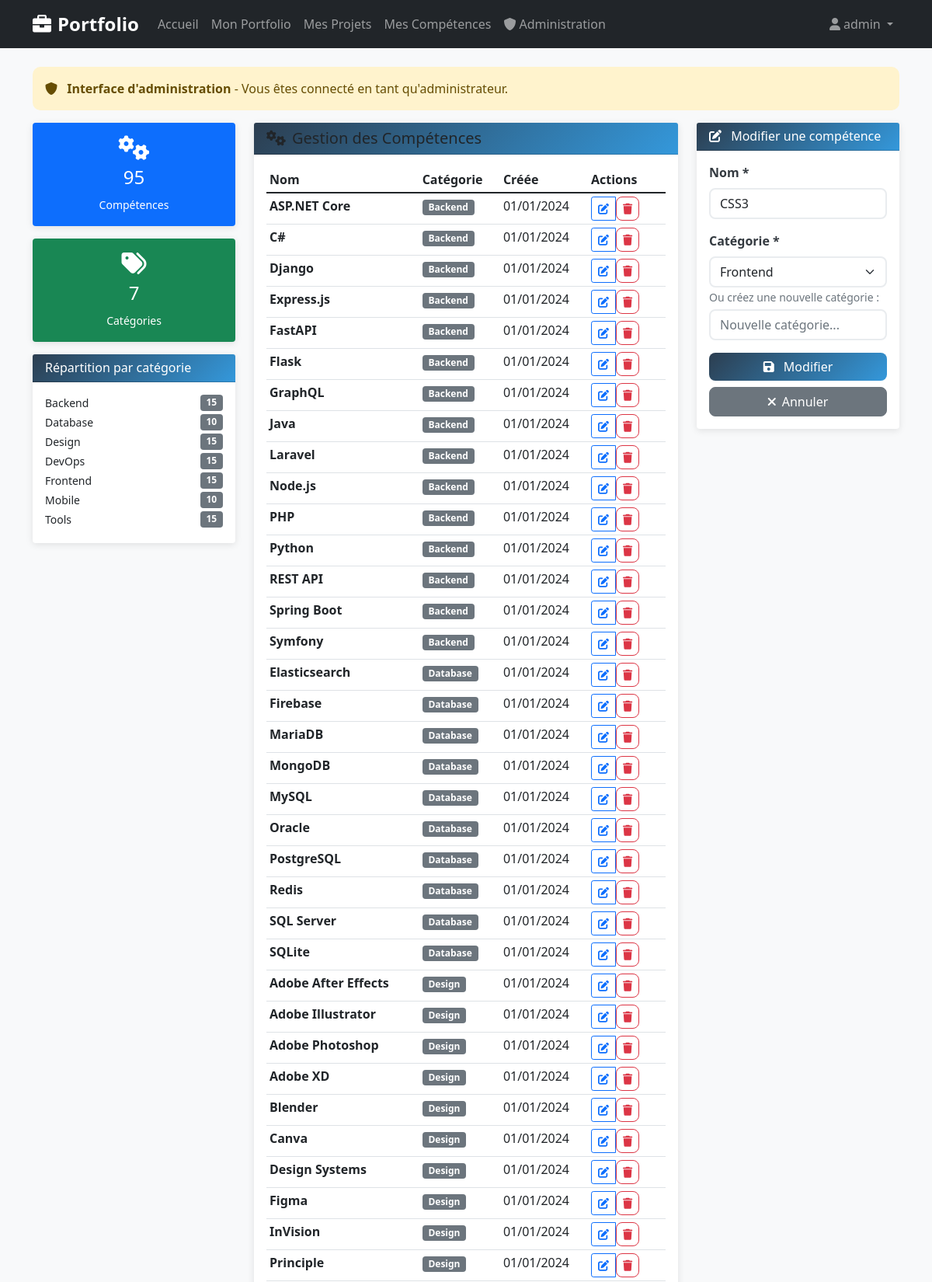
Screenshot of /admin.php?edit=2 (signed in, upper part) with the database file from the repository.
### tables this page shows
CREATE TABLE `skills` (
  `id` int(11) NOT NULL AUTO_INCREMENT,
  `name` varchar(100) NOT NULL UNIQUE,
  `category` varchar(50) NOT NULL,
  `created_at` timestamp NOT NULL DEFAULT CURRENT_TIMESTAMP,
  PRIMARY KEY (`id`)
);

### classes/Skill.php (called while the page is built, shortened)
<?php
class Skill {
    private $db;
    public function __construct() {
        $this->db = Database::getInstance()->getConnection();
    }
    public function getSkillById($id) {
        try {
            $sql = "SELECT * FROM skills WHERE id = :id";
            $stmt = $this->db->prepare($sql);
            $stmt->execute(['id' => $id]);
            return $stmt->fetch();
        } catch (PDOException $e) {
            error_log("Erreur getSkillById: " . $e->getMessage());
            return null;
        }
    }
    public function getAllSkills() {
        try {
            $sql = "SELECT * FROM skills ORDER BY category, name";
            $stmt = $this->db->query($sql);
            return $stmt->fetchAll();
        } catch (PDOException $e) {
            error_log("Erreur getAllSkills: " . $e->getMessage());
            return [];
        }
    }
    public function getSkillsByCategory() {
        try {
            $sql = "SELECT * FROM skills ORDER BY category, name";
            $stmt = $this->db->query($sql);
            $skills = $stmt->fetchAll();
            $grouped = [];
            foreach ($skills as $skill) {
                $grouped[$skill['category']][] = $skill;
            }
            return $grouped;
        } catch (PDOException $e) {
            error_log("Erreur getSkillsByCategory: " . $e->getMessage());
            return [];
        }
    }
}
?>

### classes/Database.php (called while the page is built, shortened)
<?php
class Database {
    private static $instance = null;
    private $connection;
    private function __construct() {
        try {
            $this->connection = new PDO(
                "mysql:host=" . DB_HOST . ";port=" . DB_PORT . ";dbname=" . DB_NAME . ";charset=utf8mb4",
                DB_USER,
                DB_PASS,
                [
                    PDO::ATTR_ERRMODE => PDO::ERRMODE_EXCEPTION,
                    PDO::ATTR_DEFAULT_FETCH_MODE => PDO::FETCH_ASSOC,
                    PDO::ATTR_EMULATE_PREPARES => false
                ]
            );
        } catch (PDOException $e) {
            die("Erreur de connexion à la base de données : " . $e->getMessage());
        }
    }
    public static function getInstance() {
        if (self::$instance === null) {
            self::$instance = new self();
        }
        return self::$instance;
    }
    public function getConnection() {
        return $this->connection;
    }
}
?>

### admin.php (the view, shortened to what this page needs)
<?php
require_once __DIR__ . '/config/database.php';
require_once __DIR__ . '/classes/Database.php';
require_once __DIR__ . '/classes/Skill.php';
$skillClass = new Skill();
$editSkill = null;
if (isset($_GET['edit'])) {
    $editId = intval($_GET['edit']);
    $editSkill = $skillClass->getSkillById($editId);
}
$skills = $skillClass->getAllSkills();
$skillsByCategory = $skillClass->getSkillsByCategory();
include __DIR__ . '/includes/header.php';
?>
<div class="row">
    <div class="col-12">
        <div class="alert alert-warning">
            <i class="fas fa-shield-alt me-2"></i>
            <strong>Interface d'administration</strong> - Vous êtes connecté en tant qu'administrateur.
        </div>
    </div>
</div>
<div class="row">
    <div class="col-md-3">
        <div class="card bg-primary text-white mb-3">
            <div class="card-body text-center">
                <i class="fas fa-cogs fa-2x mb-2"></i>
                <h4><?php echo count($skills); ?></h4>
                <small>Compétences</small>
            </div>
        </div>
        <div class="card bg-success text-white mb-3">
            <div class="card-body text-center">
                <i class="fas fa-tags fa-2x mb-2"></i>
                <h4><?php echo count($skillsByCategory); ?></h4>
                <small>Catégories</small>
            </div>
        </div>
        <div class="card">
            <div class="card-header">
                <h6 class="mb-0">Répartition par catégorie</h6>
            </div>
            <div class="card-body">
                <?php foreach ($skillsByCategory as $category => $categorySkills): ?>
                    <div class="d-flex justify-content-between mb-1">
                        <small><?php echo htmlspecialchars($category); ?></small>
                        <span class="badge bg-secondary"><?php echo count($categorySkills); ?></span>
                    </div>
                <?php endforeach; ?>
            </div>
        </div>
    </div>
    <div class="col-md-6">
        <div class="card">
            <div class="card-header bg-warning text-dark">
                <h5 class="mb-0">
                    <i class="fas fa-cogs me-2"></i>Gestion des Compétences
                </h5>
            </div>
            <div class="card-body">
                <?php if (empty($skills)): ?>
                    <div class="text-center py-4">
                        <i class="fas fa-cogs fa-4x text-muted mb-3"></i>
                        <h5 class="text-muted">Aucune compétence</h5>
                        <p class="text-muted">Commencez par ajouter des compétences.</p>
                    </div>
                <?php else: ?>
                    <div class="table-responsive">
                        <table class="table table-hover table-sm">
                            <thead>
                                <tr>
                                    <th>Nom</th>
                                    <th>Catégorie</th>
                                    <th>Créée</th>
                                    <th width="100">Actions</th>
                                </tr>
                            </thead>
                            <tbody>
                                <?php foreach ($skills as $skill): ?>
                                    <tr>
                                        <td><strong><?php echo htmlspecialchars($skill['name']); ?></strong></td>
                                        <td>
                                            <span class="badge bg-secondary"><?php echo htmlspecialchars($skill['category']); ?></span>
                                        </td>
                                        <td><?php echo date('d/m/Y', strtotime($skill['created_at'])); ?></td>
                                        <td>
                                            <div class="btn-group btn-group-sm">
                                                <a href="?edit=<?php echo $skill['id']; ?>"
                                                   class="btn btn-outline-primary btn-sm">
                                                    <i class="fas fa-edit"></i>
                                                </a>
                                                <form method="POST" style="display: inline;"
                                                      onsubmit="return confirm('Supprimer cette compétence ?')">
                                                    <button type="submit" class="btn btn-outline-danger btn-sm">
                                                        <i class="fas fa-trash"></i>
                                                    </button>
                                                </form>
                                            </div>
                                        </td>
                                    </tr>
                                <?php endforeach; ?>
                            </tbody>
                        </table>
                    </div>
                <?php endif; ?>
            </div>
        </div>
    </div>
    <div class="col-md-3">
        <div class="card">
            <div class="card-header">
                <h6 class="mb-0">
                    <i class="fas fa-<?php echo $editSkill ? 'edit' : 'plus'; ?> me-2"></i>
                    <?php echo $editSkill ? 'Modifier' : 'Ajouter'; ?> une compétence
                </h6>
            </div>
            <div class="card-body">
                <form method="POST">
                    <div class="mb-3">
                        <label class="form-label">Nom *</label>
                        <input type="text" name="name" class="form-control"
                               value="<?php echo htmlspecialchars($editSkill['name'] ?? ''); ?>"
                               required placeholder="Ex: JavaScript, PHP...">
                    </div>
                    <div class="mb-3">
                        <label class="form-label">Catégorie *</label>
                        <select name="category" class="form-select">
                            <option value="Frontend" <?php echo ($editSkill && $editSkill['category'] === 'Frontend') ? 'selected' : ''; ?>>Frontend</option>
                        </select>
                        <small class="form-text text-muted">Ou créez une nouvelle catégorie :</small>
                        <input type="text" name="custom_category" class="form-control mt-1"
                               placeholder="Nouvelle catégorie...">
                    </div>
                    <div class="d-grid gap-2">
                        <button type="submit" class="btn btn-<?php echo $editSkill ? 'primary' : 'success'; ?>">
                            <i class="fas fa-<?php echo $editSkill ? 'save' : 'plus'; ?> me-2"></i>
                            <?php echo $editSkill ? 'Modifier' : 'Ajouter'; ?>
                        </button>
                        <?php if ($editSkill): ?>
                            <a href="admin.php" class="btn btn-secondary">
                                <i class="fas fa-times me-2"></i>Annuler
                            </a>
                        <?php endif; ?>
                    </div>
                </form>
            </div>
        </div>
    </div>
</div>
<?php include 'includes/footer.php'; ?>

### style.css (style rules this page uses)
:root { --primary-color: #2c3e50; --secondary-color: #3498db; --accent-color: #e74c3c; --success-color: #27ae60; --warning-color: #f39c12; --info-color: #17a2b8; --light-color: #f8f9fa; --dark-color: #343a40; }
body { font-family: 'Segoe UI', Tahoma, Geneva, Verdana, sans-serif; background-color: #f8f9fa; min-height: 100vh; display: flex; flex-direction: column; }
.card { border: none; box-shadow: 0 2px 10px rgba(0,0,0,0.1); transition: transform 0.3s ease, box-shadow 0.3s ease; }
.card-header { background: linear-gradient(135deg, var(--primary-color), var(--secondary-color)); color: white; font-weight: bold; }
.btn { border-radius: 8px; font-weight: 500; transition: all 0.3s ease; }
.btn-primary { background: linear-gradient(135deg, var(--primary-color), var(--secondary-color)); border: none; }
.form-control, .form-select { border-radius: 8px; border: 2px solid #e9ecef; transition: border-color 0.3s ease, box-shadow 0.3s ease; }
.form-label { font-weight: 600; color: var(--dark-color); }
.alert { border: none; border-radius: 10px; font-weight: 500; }
.fade-in-up { animation: fadeInUp 0.6s ease-out; }

### rows the page displays
skills: name "ASP.NET Core", category "Backend", created_at "01/01/2024"
skills: name "C#", category "Backend", created_at "01/01/2024"
skills: name "Django", category "Backend", created_at "01/01/2024"
skills: name "Express.js", category "Backend", created_at "01/01/2024"
skills: name "FastAPI", category "Backend", created_at "01/01/2024"
skills: name "Flask", category "Backend", created_at "01/01/2024"
skills: name "GraphQL", category "Backend", created_at "01/01/2024"
skills: name "Java", category "Backend", created_at "01/01/2024"
skills: name "Laravel", category "Backend", created_at "01/01/2024"
skills: name "Node.js", category "Backend", created_at "01/01/2024"
skills: name "PHP", category "Backend", created_at "01/01/2024"
skills: name "Python", category "Backend", created_at "01/01/2024"
skills: name "REST API", category "Backend", created_at "01/01/2024"
skills: name "Spring Boot", category "Backend", created_at "01/01/2024"
skills: name "Symfony", category "Backend", created_at "01/01/2024"
skills: name "Elasticsearch", category "Database", created_at "01/01/2024"
skills: name "Firebase", category "Database", created_at "01/01/2024"
skills: name "MariaDB", category "Database", created_at "01/01/2024"
skills: name "MongoDB", category "Database", created_at "01/01/2024"
skills: name "MySQL", category "Database", created_at "01/01/2024"
skills: name "Oracle", category "Database", created_at "01/01/2024"
skills: name "PostgreSQL", category "Database", created_at "01/01/2024"
skills: name "Redis", category "Database", created_at "01/01/2024"
skills: name "SQL Server", category "Database", created_at "01/01/2024"
skills: name "SQLite", category "Database", created_at "01/01/2024"
skills: name "Adobe After Effects", category "Design", created_at "01/01/2024"
skills: name "Adobe Illustrator", category "Design", created_at "01/01/2024"
skills: name "Adobe Photoshop", category "Design", created_at "01/01/2024"
skills: name "Adobe XD", category "Design", created_at "01/01/2024"
skills: name "Blender", category "Design", created_at "01/01/2024"
skills: name "Canva", category "Design", created_at "01/01/2024"
skills: name "Design Systems", category "Design", created_at "01/01/2024"
skills: name "Figma", category "Design", created_at "01/01/2024"
skills: name "InVision", category "Design", created_at "01/01/2024"
skills: name "Principle", category "Design", created_at "01/01/2024"
skills: name "CSS3", category "Frontend"

### other values shown
sanitizeOutput(getCurrentUsername()) "admin"
count($skills) "95"
count($skillsByCategory) "7"
$category "Backend"
count($categorySkills) "15"
$category "Database"
count($categorySkills) "10"
$category "Design"
$category "DevOps"
$category "Frontend"
$category "Mobile"
$category "Tools"
